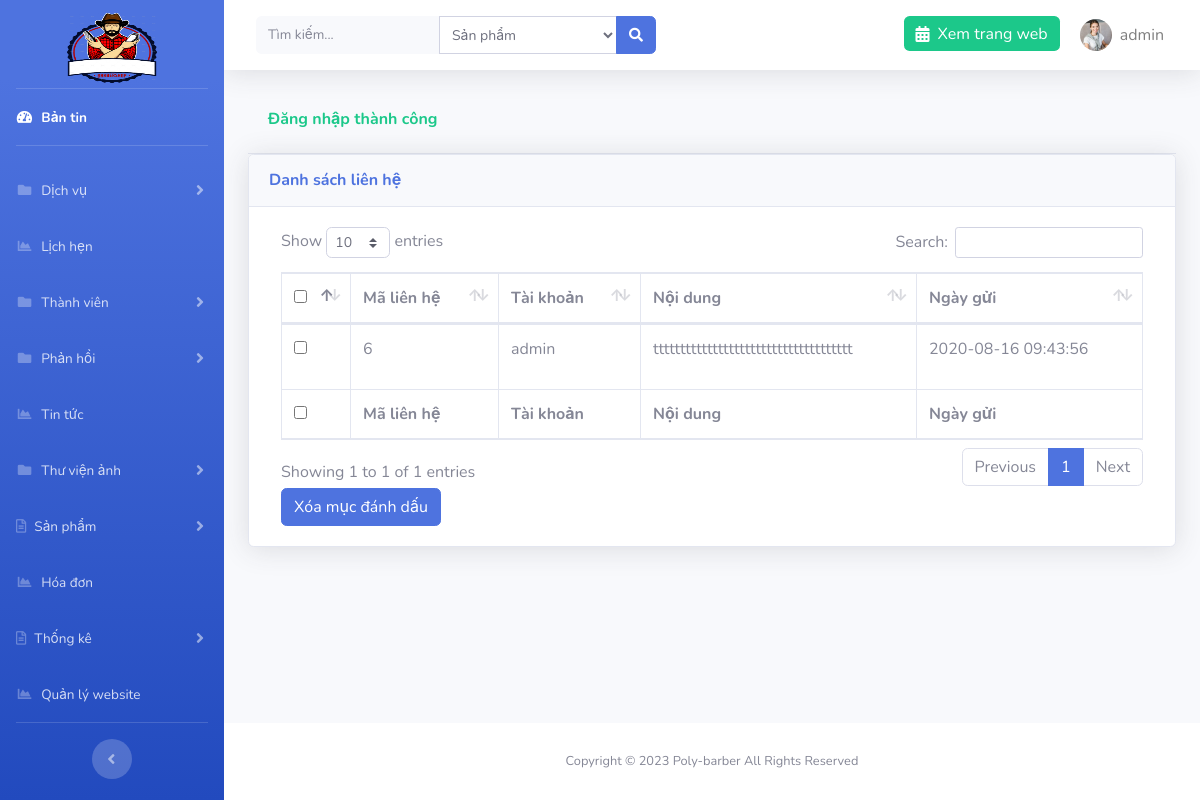
The app's page /admin/?page=contact&action=detail&id=4 (signed in) with its own data.
### tables this page shows
CREATE TABLE `setting` (
  `id` int(11) NOT NULL,
  `logo` varchar(191) NOT NULL,
  `file_ico` varchar(191) NOT NULL,
  `title` varchar(191) NOT NULL,
  `introduce` text NOT NULL,
  `slogan` varchar(191) NOT NULL
);

CREATE TABLE `reply_contact` (
  `id` int(11) NOT NULL,
  `id_contact` int(11) NOT NULL,
  `id_user` int(11) NOT NULL,
  `content` text NOT NULL,
  `created_at` timestamp NOT NULL DEFAULT current_timestamp()
);

CREATE TABLE `users` (
  `id` int(11) NOT NULL,
  `account` varchar(191) NOT NULL,
  `password` varchar(191) NOT NULL,
  `name` varchar(191) NOT NULL,
  `address` varchar(255) NOT NULL,
  `phone` varchar(11) NOT NULL,
  `email` varchar(191) NOT NULL,
  `role` int(1) NOT NULL,
  `images` varchar(191) DEFAULT NULL,
  `code` varchar(191) DEFAULT NULL,
  `time_code` int(11) DEFAULT NULL
);

### libs/database.php (called while the page is built, shortened)
<?php
function connection()
{
    try {
       $conn = new PDO("mysql:host=localhost; dbname=cattoc; charset=utf8", "root", "");
    } catch (PDOException $e) {
        echo "Lỗi Kết nối" . $e->getMessage();
    }
    return $conn;
}
function query_exe($sql) {
    $conn = connection();
    try {
        $stmt = $conn->prepare($sql);
        $stmt->execute();
        $result = $stmt->fetchAll(PDO::FETCH_ASSOC);
        return $result;
    } catch (PDOException $e) {
        echo "Lỗi dữ liệu" . $e->getMessage();
    } finally {
        unset($conn);
    }
}
function query_limit($sql) {
    $conn = connection();
    try {
        $stmt = $conn->prepare($sql);
        $stmt->execute();
        $result = $stmt->fetch(PDO::FETCH_ASSOC);
        return $result;
    } catch (PDOException $e) {
        echo "Lỗi dữ liệu" . $e->getMessage();
    } finally {
        unset($conn);
    }
}

### libs/setting.php (called while the page is built, shortened)
<?php
require_once "database.php";
function list_limit_setting(){
    $sql = "SELECT * from setting order by id limit 0,1";
    return query_limit($sql);
}

### libs/contact.php (called while the page is built, shortened)
<?php
require_once "database.php";
function list_reply_contact($id_contact){
    $sql = "SELECT reply_contact.*,account FROM reply_contact inner join users on users.id = reply_contact.id_user
    where id_contact = $id_contact";
    return query_exe($sql);
}

### admin/feedback/contacts/detail.php (the view, shortened to what this page needs)
<?php
$contact = list_reply_contact($_GET['id']);
?>
<div class="container-fluid">
    <?php if (isset($_SESSION['message'])) : ?>
        <div class="card-header py-3 text-success">
            <h6 class="font-weight-bold"><?= $_SESSION['message'] ?></h6>
        </div>
    <?php endif; ?>
    <div class="card shadow mb-4">
        <div class="card-header py-3">
            <h6 class="m-0 font-weight-bold text-primary">Danh sách liên hệ</h6>
        </div>
        <div class="card-body">
            <div class="table-responsive">
                <form action="" method="POST" class="col-md-12">
                    <table class="table table-bordered" id="dataTable" width="100%" cellspacing="0">
                        <thead>
                            <tr>
                                <th>
                                    <input type="checkbox" name="checkall" class="checkall">
                                </th>
                                <th>Mã liên hệ</th>
                                <th>Tài khoản</th>
                                <th>Nội dung</th>
                                <th>Ngày gửi</th>
                            </tr>
                        </thead>
                        <tfoot>
                            <tr>
                            <th>
                                <input type="checkbox" name="checkall" class="checkall">
                                </th>
                                <th>Mã liên hệ</th>
                                <th>Tài khoản</th>
                                <th>Nội dung</th>
                                <th>Ngày gửi</th>
                            </tr>
                        </tfoot>
                        <tbody>
                            <?php foreach ($contact as $c) : ?>
                                <tr>
                                    <td>
                                        <input type="checkbox" name="id[]" id="" value="<?= $c['id'] ?>">
                                    </td>
                                    <td><?= $c['id'] ?></td>
                                    <td><?= $c['account'] ?></td>
                                    <td><?=$c['content']?></td>
                                    <td><?=$c['created_at']?></td>
                                </tr>
                            <?php endforeach; ?>
                        </tbody>
                    </table>
                    <button type="submit" class="btn btn-primary" id="btndel-category" name="btn-del">Xóa mục đánh dấu</button>
                </form>
            </div>
        </div>
    </div>
</div>

### admin/template/header.php (shortened to what this page needs)
<?php $setting = list_limit_setting(); ?>
<!DOCTYPE html>
<html lang="en">
<head>
    <link href="resource/vendor/fontawesome-free/css/all.min.css" rel="stylesheet" type="text/css">
    <link rel="stylesheet" href="resource/vendor/select2.min.css" />
<link rel="stylesheet" href="https://maxcdn.bootstrapcdn.com/bootstrap/4.4.1/css/bootstrap.min.css">
    <link href="resource/css/sb-admin-2.css" rel="stylesheet">
    <link href="resource/vendor/datatables/dataTables.bootstrap4.min.css" rel="stylesheet">
</head>
<body id="page-top">
    <div id="wrapper">
        <ul class="navbar-nav bg-gradient-primary sidebar sidebar-dark accordion" id="accordionSidebar">
            <a class="sidebar-brand d-flex align-items-center justify-content-center mb-3 pt-5" href="<?=ROOT?>admin">
                <img src="../images/<?=$setting['logo']?>" alt="logo" width="90" height="70">
            </a>
            <hr class="sidebar-divider my-0">
            <li class="nav-item active">
                <a class="nav-link" href="<?= ROOT ?>admin">
                    <i class="fas fa-fw fa-tachometer-alt"></i>
                    <span>Bản tin</span></a>
            </li>
            <hr class="sidebar-divider">
            <li class="nav-item">
                <a class="nav-link collapsed" href="#" data-toggle="collapse" data-target="#collapsePages" aria-expanded="true" aria-controls="collapsePages">
                    <i class="fas fa-fw fa-folder"></i>
                    <span>Dịch vụ</span>
                </a>
            </li>
            <li class="nav-item">
                <a class="nav-link" href="<?= ROOT ?>admin/?page=appointment">
                    <i class="fas fa-fw fa-chart-area"></i>
                    <span>Lịch hẹn</span></a>
            </li>
             <li class="nav-item">
                <a class="nav-link collapsed" href="#" data-toggle="collapse" data-target="#collapsePages2" aria-expanded="true" aria-controls="collapsePages">
                    <i class="fas fa-fw fa-folder"></i>
                    <span>Thành viên</span>
                </a>
            </li>
             <li class="nav-item">
                <a class="nav-link collapsed" href="#" data-toggle="collapse" data-target="#collapsePages3" aria-expanded="true" aria-controls="collapsePages">
                    <i class="fas fa-fw fa-folder"></i>
                    <span>Phản hồi</span>
                </a>
            </li>
               <li class="nav-item">
                <a class="nav-link" href="<?= ROOT ?>admin/?page=new">
                    <i class="fas fa-fw fa-chart-area"></i>
                    <span>Tin tức</span></a>
            </li>
  <li class="nav-item">
                <a class="nav-link collapsed" href="#" data-toggle="collapse" data-target="#collapsePages4" aria-expanded="true" aria-controls="collapsePages">
                    <i class="fas fa-fw fa-folder"></i>
                    <span>Thư viện ảnh</span>
                </a>
            </li>
            <li class="nav-item">
                <a class="nav-link collapsed" href="#" data-toggle="collapse" data-target="#collapseTwo" aria-expanded="true" aria-controls="collapseTwo">
                    <i class="far fa-file-alt"></i>
                    <span>Sản phẩm</span>
                </a>
            </li>
            <li class="nav-item">
                <a class="nav-link" href="<?= ROOT ?>admin/?page=order">
                    <i class="fas fa-fw fa-chart-area"></i>
                    <span>Hóa đơn</span></a>
            </li>
            <li class="nav-item">
                <a class="nav-link collapsed" href="#" data-toggle="collapse" data-target="#collapseTwo1" aria-expanded="true" aria-controls="collapseTwo">
                    <i class="far fa-file-alt"></i>
                    <span>Thống kê</span>
                </a>
            </li>
               <li class="nav-item">
                <a class="nav-link" href="<?= ROOT ?>admin/?page=setting">
                    <i class="fas fa-fw fa-chart-area"></i>
                    <span>Quản lý website</span></a>
            </li>
            <hr class="sidebar-divider d-none d-md-block">
            <div class="text-center d-none d-md-inline">
                <button class="rounded-circle border-0" id="sidebarToggle"></button>
            </div>
        </ul>
        <div id="content-wrapper" class="d-flex flex-column">
            <div id="content">
                <nav class="navbar navbar-expand navbar-light bg-white topbar mb-4 static-top shadow">
                    <form class="d-none d-sm-inline-block form-inline mr-auto ml-md-3 my-2 my-md-0 mw-100 navbar-search" method="POST" action="<?= ROOT ?>admin/search.php">
                        <div class="input-group">
                            <input name="keyword" type="text" title="Vui lòng nhập nội dung tìm kiếm" class="form-control bg-light border-0 small" placeholder="Tìm kiếm..." aria-label="Search" aria-describedby="basic-addon2" required>
                            <select name="select_search" id="" class="form-control form-control-sm select-search">
                        <option value="1">Sản phẩm</option>
                    </select>
                            <div class="input-group-append">
                                <button class="btn btn-primary" type="submit">
                                    <i class="fas fa-search fa-sm"></i>
                                </button>
                            </div>
                        </div>
                    </form>
                    <ul class="navbar-nav ml-auto">
                        <li class="nav-item no-arrow">
                            <a href="<?=ROOT?>" class="nav-link bg-success text-white h-50 mt-3 rounded"><i class="fas fa-calendar-alt mr-2"></i>Xem trang web</a>
                        </li>
                        <li class="nav-item dropdown no-arrow">
                            <a class="nav-link dropdown-toggle" href="" id="userDropdown" role="button" data-toggle="dropdown" aria-haspopup="true" aria-expanded="false">
                                <img class="img-profile rounded-circle" src="../images/users/<?=$_SESSION['user']['images']?>">
                                <span class="ml-2 mr-2 text-black-50"><?=$_SESSION['user']['account']?></span>
                            </a>
                        </li>
                    </ul>
                </nav>

### records on screen
setting: logo (picture)
reply_contact: id "6", id_user.account "admin", content "ttttttttttttttttttttttttttttttttttttt", created_at "2020-08-16 09:43:56"

### other values on screen
$_SESSION['user']['account'] "admin"
$_SESSION['message'] "Đăng nhập thành công"
